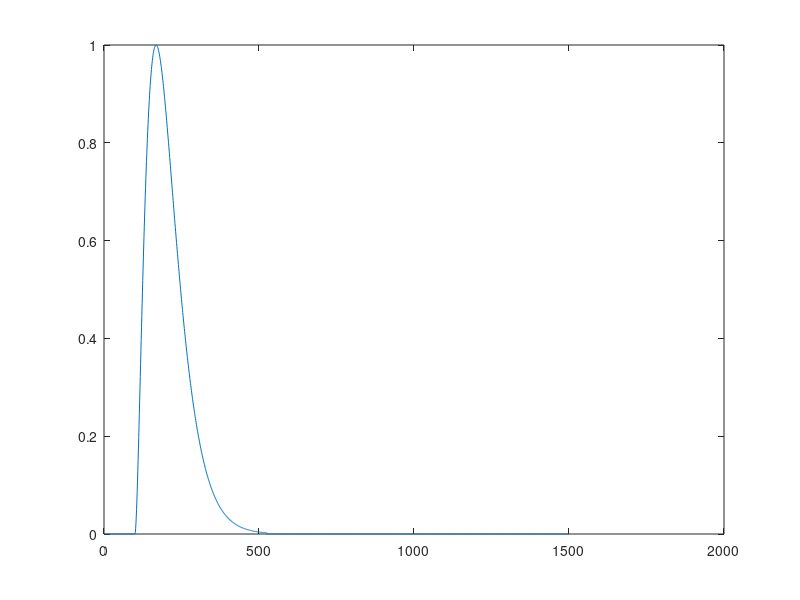

MATLAB code for this plot:
maxTime = 2;
minTime = 0;
numPoints = 100000;
res = (maxTime-minTime)/numPoints;
time = minTime:res:maxTime;


mean = 0.5;
std = 0.3;
var = std^2;
% Note: mean = k*theta, var = k*theta^2
theta = var/mean;
k = mean/theta;
gammaRef= gampdf(time,k,theta);
gammaRef = gammaRef/max(gammaRef);
param = [mean,std];

inputTime = 100;
cpTime = 212.5;

n = numPoints/2;
step = floor(n/cpTime);

ind = 1:step:numPoints;
dA = gammaRef(ind);
newTime = ind*res;
length(ind)
plot(ind*res*cpTime,dA);
plot(dA);

fullTime = 0:1:1500;
timeCourse = zeros(length(fullTime),1);

timeCourse(inputTime:inputTime+length(dA)-1) = dA;
plot(timeCourse);




